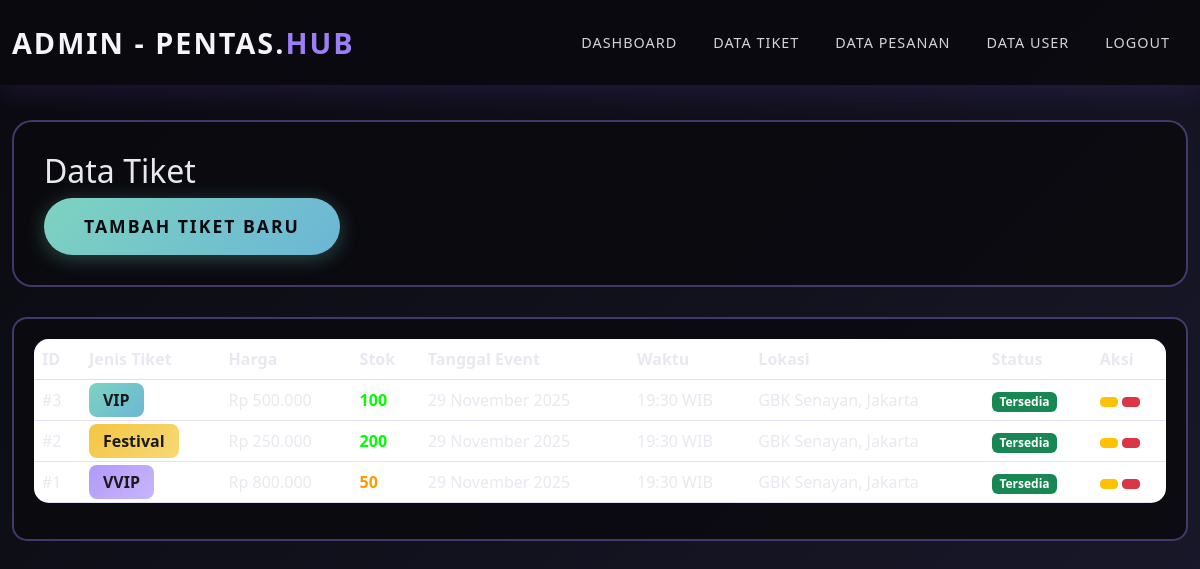
/admin/data_tiket.php (signed in), run on an earlier commit of the app's database.
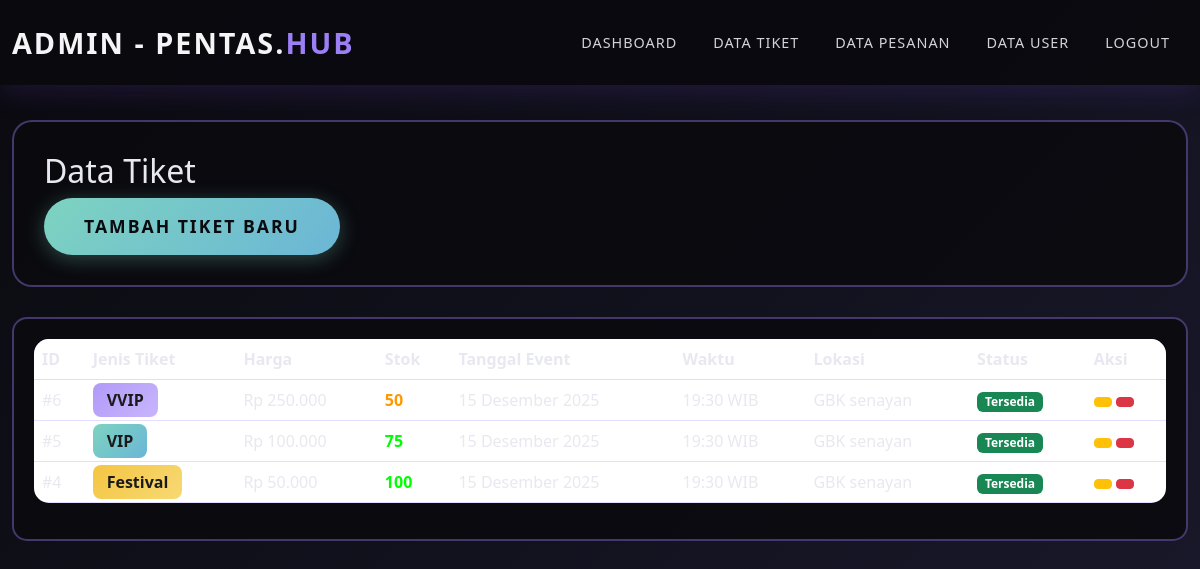
And on a later commit of the database.
### tables this page shows
CREATE TABLE `tiket` (
  `id` int(11) NOT NULL,
  `jenis_tiket` varchar(50) NOT NULL,
  `harga` int(11) NOT NULL,
  `stok` int(11) NOT NULL,
  `deskripsi` text DEFAULT NULL,
  `tanggal_event` date NOT NULL,
  `waktu_event` time NOT NULL,
  `lokasi` varchar(200) NOT NULL,
  `gambar` varchar(255) DEFAULT NULL,
  `status` enum('tersedia','habis') DEFAULT 'tersedia',
  `created_at` timestamp NOT NULL DEFAULT current_timestamp()
);

### includes/functions.php (called while the page is built, shortened)
<?php
function formatRupiah($angka) {
    return 'Rp ' . number_format($angka, 0, ',', '.');
}
function formatTanggal($tanggal) {
    $bulan = array(
        1 => 'Januari', 'Februari', 'Maret', 'April', 'Mei', 'Juni',
        'Juli', 'Agustus', 'September', 'Oktober', 'November', 'Desember'
    );
    $split = explode('-', $tanggal);
    return $split[2] . ' ' . $bulan[(int)$split[1]] . ' ' . $split[0];
}
function formatWaktu($waktu) {
    return date('H:i', strtotime($waktu)) . ' WIB';
}
?>

### admin/data_tiket.php (the view, shortened to what this page needs)
<?php
require_once '../includes/config.php';
require_once '../includes/functions.php';
$query = mysqli_query($conn, "SELECT * FROM tiket ORDER BY id DESC");
?>
<!DOCTYPE html>
<html lang="id">
<head>
    <link href="https://cdn.jsdelivr.net/npm/bootstrap@5.3.0/dist/css/bootstrap.min.css" rel="stylesheet">
    <link rel="stylesheet" href="../assets./css/styles.css"
    <link rel="stylesheet" href="https://cdnjs.cloudflare.com/ajax/libs/font-awesome/6.4.0/css/all.min.css">
</head>
<body>
    <nav class="navbar navbar-expand-lg navbar-dark fixed-top">
        <div class="container-fluid">
            <a class="navbar-brand" href="dashboard.php">
                ADMIN - PENTAS.<span>HUB</span>
            </a>
            <div class="collapse navbar-collapse" id="navbarNav">
                <ul class="navbar-nav ms-auto">
                    <li class="nav-item">
                        <a class="nav-link" href="dashboard.php">Dashboard</a>
                    </li>
                    <li class="nav-item">
                        <a class="nav-link active" href="data_tiket.php">Data Tiket</a>
                    </li>
                    <li class="nav-item">
                        <a class="nav-link" href="data_pesanan.php">Data Pesanan</a>
                    </li>
                    <li class="nav-item">
                        <a class="nav-link" href="data_user.php">Data User</a>
                    </li>
                    <li class  ="nav-item">
                        <a class="nav-link" href="../logout.php">Logout</a>
                    </li>
                </ul>
            </div>
        </div>
    </nav>
    <div class="dashboard-container" style="margin-top: 80px;">
        <div class="container-fluid">
            <div class="dashboard-header">
                <h2>
                    <i class="fas fa-ticket-alt"></i> Data Tiket
                </h2>
                <a href="tambah_tiket.php" class="btn btn-custom">
                    <i class="fas fa-plus"></i> Tambah Tiket Baru
                </a>
            </div>
            <div class="card-custom">
                <div class="table-responsive">
                    <table class="table table-custom table-hover">
                        <thead>
                            <tr>
                                <th>ID</th>
                                <th>Jenis Tiket</th>
                                <th>Harga</th>
                                <th>Stok</th>
                                <th>Tanggal Event</th>
                                <th>Waktu</th>
                                <th>Lokasi</th>
                                <th>Status</th>
                                <th>Aksi</th>
                            </tr>
                        </thead>
                        <tbody>
                            <?php while($tiket = mysqli_fetch_assoc($query)): ?>
                            <tr>
                                <td>#<?= $tiket['id'] ?></td>
                                <td>
                                    <?php if($tiket['jenis_tiket'] == 'VVIP'): ?>
                                        <span class="badge-vvip"><?= $tiket['jenis_tiket'] ?></span>
                                    <?php elseif($tiket['jenis_tiket'] == 'VIP'): ?>
                                        <span class="badge-vip"><?= $tiket['jenis_tiket'] ?></span>
                                    <?php else: ?>
                                        <span class="badge-festival"><?= $tiket['jenis_tiket'] ?></span>
                                    <?php endif; ?>
                                </td>
                                <td><?= formatRupiah($tiket['harga']) ?></td>
                                <td>
                                    <strong style="color: <?= $tiket['stok'] > 50 ? '#00ff00' : ($tiket['stok'] > 0 ? '#ff9900' : '#ff0000') ?>">
                                        <?= $tiket['stok'] ?>
                                    </strong>
                                </td>
                                <td><?= formatTanggal($tiket['tanggal_event']) ?></td>
                                <td><?= formatWaktu($tiket['waktu_event']) ?></td>
                                <td><?= $tiket['lokasi'] ?></td>
                                <td>
                                    <?php if($tiket['status'] == 'tersedia'): ?>
                                        <span class="badge bg-success">Tersedia</span>
                                    <?php else: ?>
                                        <span class="badge bg-danger">Habis</span>
                                    <?php endif; ?>
                                </td>
                                <td>
                                    <a href="edit_tiket.php?id=<?= $tiket['id'] ?>" class="btn btn-sm btn-warning">
                                    </a>
                                    <a href="hapus_tiket.php?id=<?= $tiket['id'] ?>"
                                       class="btn btn-sm btn-danger"
                                       onclick="return confirm('Yakin ingin menghapus tiket ini?')">
                                    </a>
                                </td>
                            </tr>
                            <?php endwhile; ?>
                        </tbody>
                    </table>
                </div>
            </div>
        </div>
    </div>
</body>
</html>

### assets/css/styles.css (style rules this page uses)
* { margin: 0; padding: 0; box-sizing: border-box; }
body { font-family: 'Segoe UI', Tahoma, Geneva, Verdana, sans-serif; background: linear-gradient(135deg, #0a0a0f 0%, #1a1a2e 100%); color: #e8e8f0; min-height: 100vh; }
.navbar { background: rgba(10, 10, 15, 0.95) !important; box-shadow: 0 4px 30px rgba(103, 58, 183, 0.25); padding: 1rem 0; }
.navbar-brand { font-size: 1.8rem; font-weight: bold; color: #f5f5f7 !important; text-transform: uppercase; letter-spacing: 2px; }
.navbar-brand span { color: #9c7ef5; }
.nav-link { color: #d4d4d8 !important; margin: 0 10px; transition: all 0.3s ease; text-transform: uppercase; font-size: 0.9rem; letter-spacing: 1px; }
.btn-custom { background: linear-gradient(135deg, #7dd3c0 0%, #6bb6d6 100%); border: none; color: #0a0a0f; font-weight: 700; padding: 15px 40px; font-size: 1.1rem; text-shadow: none; box-shadow: 0 4px 20px rgba(125, 211, 192, 0.3); transition: all 0.3s ease; text-transform: uppercase; letter-spacing: 2px; border-radius: 50px; }
.badge-festival { background: linear-gradient(135deg, #f4c542 0%, #f7d974 100%); color: #1a1a1a; text-shadow: none; font-weight: 800; padding: 6px 14px; border-radius: 8px; }
.badge-vvip { background: linear-gradient(135deg, #b19af8 0%, #c8b5fc 100%); color: #1a1a1a; font-weight: 800; padding: 6px 14px; border-radius: 8px; }
.badge-vip { background: linear-gradient(135deg, #7dd3c0 0%, #6bb6d6 100%); color: #1a1a1a; font-weight: 800; padding: 6px 14px; border-radius: 8px; }
.badge-festival { background: linear-gradient(135deg, #f4c542 0%, #f7d974 100%); color: #1a1a1a; font-weight: 800; padding: 6px 14px; border-radius: 8px; }
.dashboard-container { padding: 40px 0; min-height: 100vh; }
.dashboard-header { background: rgba(10, 10, 15, 0.9); border: 2px solid rgba(156, 126, 245, 0.4); border-radius: 20px; padding: 30px; margin-bottom: 30px; }
.card-custom { background: rgba(10, 10, 15, 0.9); border: 2px solid rgba(156, 126, 245, 0.4); border-radius: 15px; padding: 20px; margin-bottom: 20px; transition: all 0.3s ease; }
.table-custom { background: rgba(10, 10, 15, 0.9); border-radius: 15px; overflow: hidden; color: #e8e8f0; }
.table-custom thead { background: #9c7ef5; }
.table-custom tbody tr { border-bottom: 1px solid rgba(156, 126, 245, 0.25); }
.table-custom td, .table-custom th { color: #e8e8f0; }

What changed in the data, as far as the page shows it:
removed tiket: id "3", jenis_tiket "VIP", harga "Rp 500.000", stok "100", tanggal_event "29 November 2025", waktu_event "19:30 WIB", lokasi "GBK Senayan, Jakarta", status "Tersedia"
removed tiket: id "2", jenis_tiket "Festival", harga "Rp 250.000", stok "200", tanggal_event "29 November 2025", waktu_event "19:30 WIB", lokasi "GBK Senayan, Jakarta", status "Tersedia"
removed tiket: id "1", jenis_tiket "VVIP", harga "Rp 800.000", stok "50", tanggal_event "29 November 2025", waktu_event "19:30 WIB", lokasi "GBK Senayan, Jakarta", status "Tersedia"
added tiket: id "6", jenis_tiket "VVIP", harga "Rp 250.000", stok "50", tanggal_event "15 Desember 2025", waktu_event "19:30 WIB", lokasi "GBK senayan", status "Tersedia"
added tiket: id "5", jenis_tiket "VIP", harga "Rp 100.000", stok "75", tanggal_event "15 Desember 2025", waktu_event "19:30 WIB", lokasi "GBK senayan", status "Tersedia"
added tiket: id "4", jenis_tiket "Festival", harga "Rp 50.000", stok "100", tanggal_event "15 Desember 2025", waktu_event "19:30 WIB", lokasi "GBK senayan", status "Tersedia"
